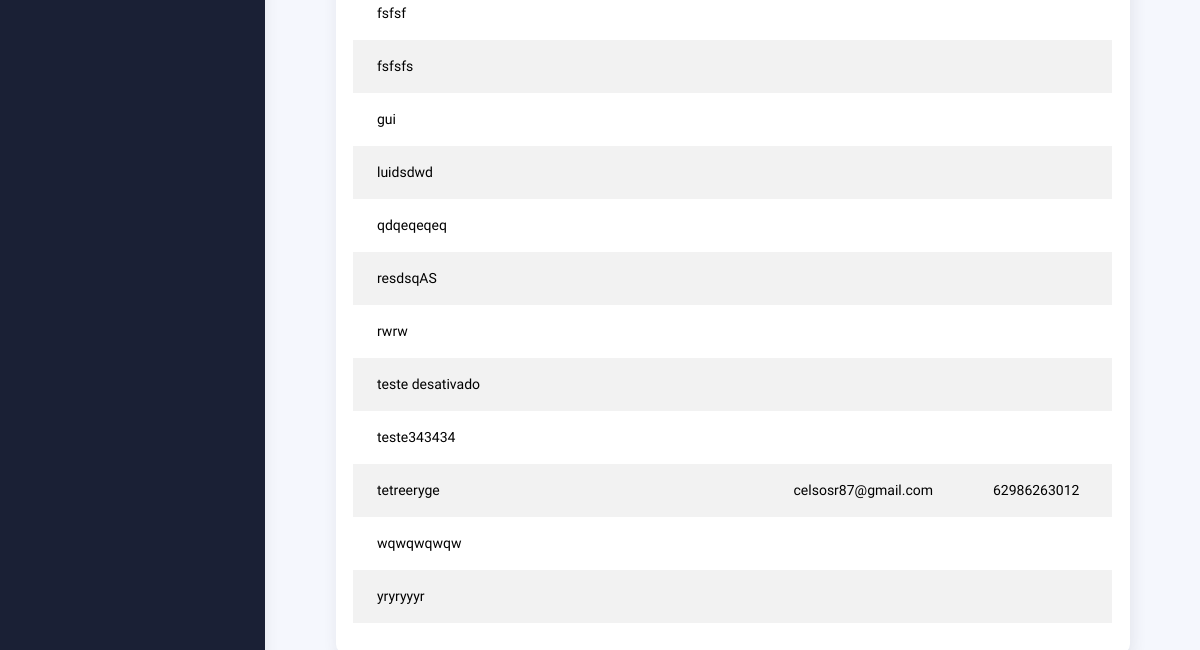
/relatorios/membrosrel/ (signed in, lower part), run on an earlier commit of the app's database.
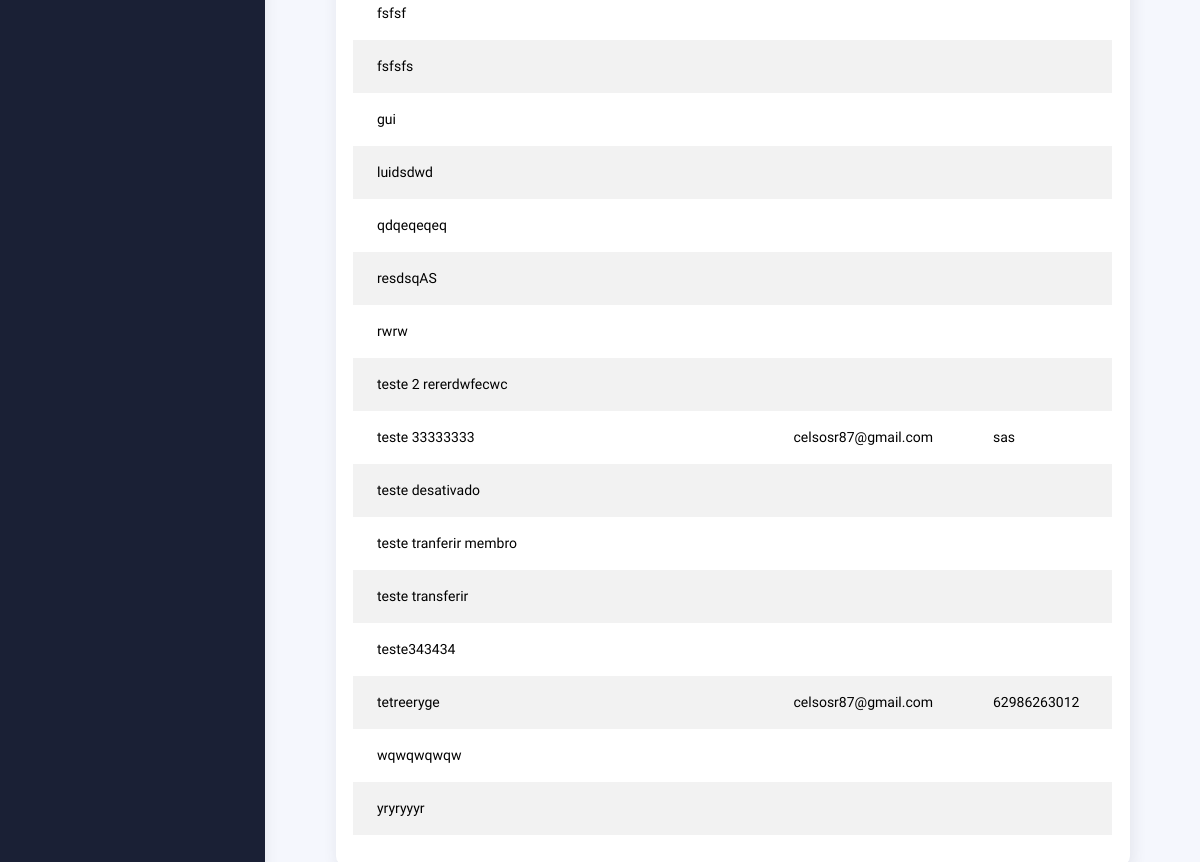
And on a later commit of the database.
### plataformaigreja/models.py (models this page shows, shortened)
class Membros(models.Model):
    choices_sexo = (('F', 'Feminino'),
                    ('M', 'Masculino'))
    choices_cargo = (('A', 'Auxiliar'),
                     ('C', 'Congregado'),
                     ('Cr', 'Crianças'),
                     ('Da', 'Diaconisa'),
                     ('D', 'Diácono'),
                     ('E', 'Evangelista'),
                     ('J', 'Jovem'),
                     ('Mb', 'Membro'),
                     ('Mi', 'Missionário(a)'),
                     ('Pr', 'Pastor'),
                     ('P', 'Presbítero'))
    nome = models.CharField(max_length=50)
    sexo = models.CharField(max_length=1, choices=choices_sexo)
    cpf = models.CharField(max_length=20, blank=True, null=True)
    email = models.EmailField(blank=True, null=True)
    telefone = models.CharField(max_length=19, blank=True, null=True)
    endereco = models.CharField(max_length=100, blank=True, null=True)
    foto = models.ImageField(upload_to="img_membros", null=True, blank=True)
    data_nascimento = models.DateField(null=True, blank=True)
    data_batismo = models.DateField(null=True, blank=True)
    cargo = models.CharField(max_length=2, choices=choices_cargo)
    pastor = models.ForeignKey(
        User,
        on_delete=models.CASCADE
    )
    nome_igreja = models.ForeignKey('igreja.Igreja', on_delete=models.CASCADE, null=True, blank=True)
    ativo = models.BooleanField(default=True)

### plataformarelatorios/views.py (the view)
# urls.py: path('membrosrel/', visualizar_relatorio_membros, name='visualizar_relatorio_membros'),
@login_required(login_url='/usuarios/login')
def visualizar_relatorio_membros(request):
    membros = Membros.objects.filter(pastor=request.user).order_by("nome")
    return render(request, 'relatorio_membros.html', {'membros': membros})

### igreja/context_processors.py (called while the page is built)
def logo_igreja(request):
    if request.user.is_authenticated:
        igreja = Igreja.objects.filter(pastor=request.user).first()
        return {"logo_igreja": igreja.logo.url if igreja and igreja.logo else None}
    return {"logo_igreja": None}

### plataformaigreja/context_processors.py (called while the page is built)
def total_membros_context(request):
    if request.user.is_authenticated:
        total_membros = Membros.objects.filter(pastor=request.user, ativo=True).count()
    else:
        total_membros = 0
    return {
        'total_membros': total_membros
    }

def total_membros_transferidos(request):
    if request.user.is_authenticated:
        total_membros_transf = Membros.objects.filter(pastor=request.user, ativo=False).count()
    else:
        total_membros_transf = 0
    return {
        'total_membros_transf': total_membros_transf
    }

### plataformarelatorios/templates/relatorio_membros.html (shortened to what this page needs)
{% extends "bases/base_plataformaigreja.html" %}
{% load static %}
{% block 'conteudo' %}
  <div class="container">
    <div class="page-inner">
      <div class="col-md-12">
        <div class="card">
            <div class="card-body">
                <div class="table-responsive">
                    <table
                    id="add-row"
                    class="display table table-striped table-hover"
                    >
                    <tbody>
                        {% for membro in membros %}
                        <tr>
                            <td>{{ membro.nome }}</td>
                            <td>{{ membro.email }}</td>
                            <td>{{ membro.telefone }}</td>
                        </tr>
                        {% empty %}
                        <tr>
                            <td colspan="3" class="text-center">Nenhum membro cadastrado!</td>
                        </tr>
                        {% endfor %}
                    </tbody>
                    </table>
                </div>
            </div>
        </div>
    </div>
            </div>
          </div>
        </div>
      </div>
    </div>
{% endblock %}

What changed in the data, as far as the page shows it:
added Membros: nome "teste 2 rererdwfecwc"
added Membros: nome "teste 33333333", email "celsosr87@gmail.com", telefone "sas"
added Membros: nome "teste tranferir membro"
added Membros: nome "teste transferir"
